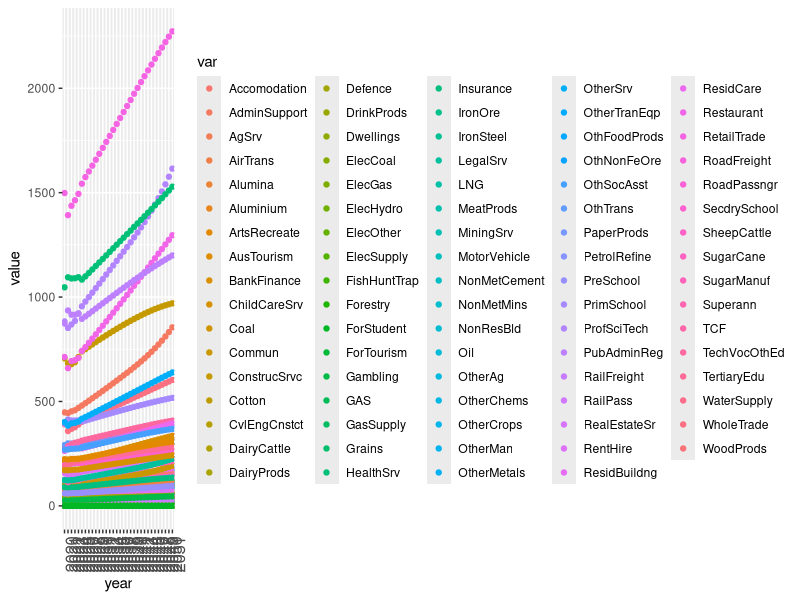
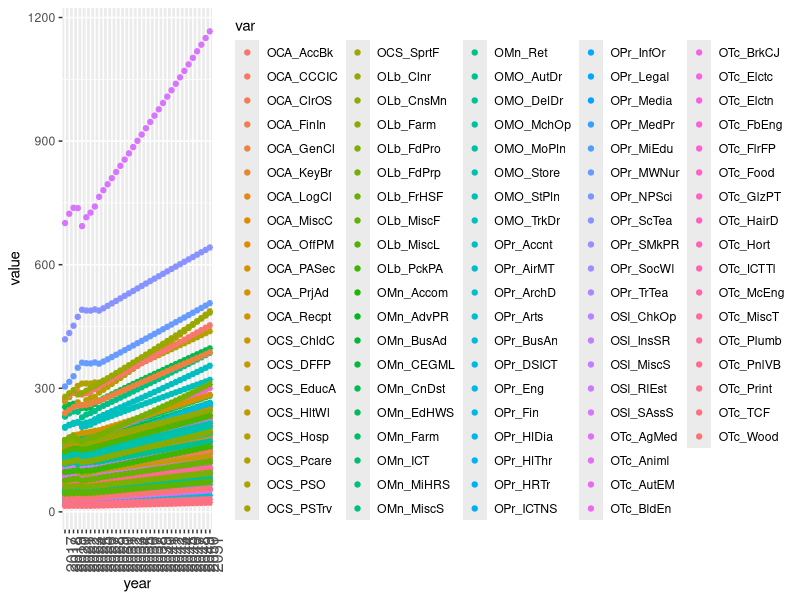
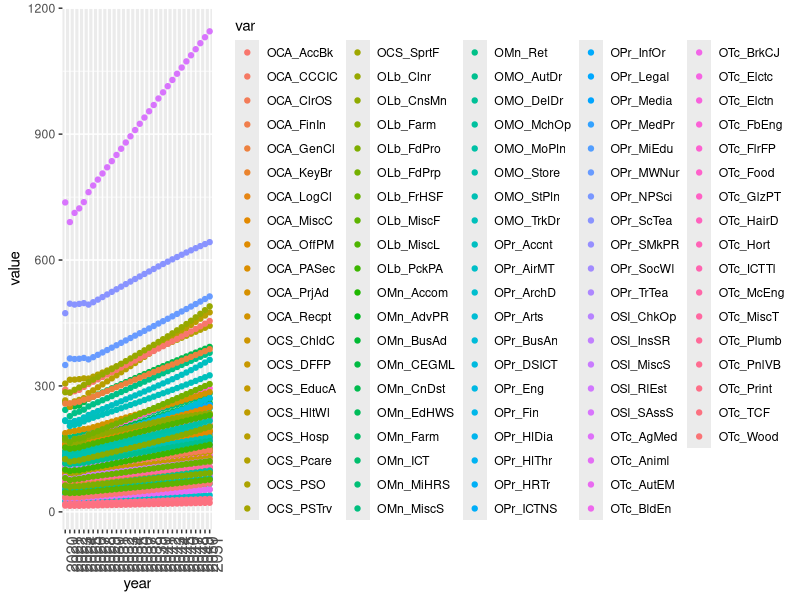

These figures' R source, in order:
library(tidyverse)
library(gganimate)


#functions

#loading data
load_data<-function(file="data/data.xlsx", sheet="Raw - Base", range="A1:AJ85", base="base"){

  data<-readxl::read_excel(path="data/data.xlsx", sheet=sheet, range=range)

  if (base=="base"){
    names(data)<-c("var", seq(2017, 2051, 1))
    data$state<-"base"
  }else if (base=="zero") {
    names(data)<-c("var", seq(2020, 2051, 1))
    data$state<-"zero"
  }

  else if (base=="misc_base") {

    names(data)<-c("var", seq(2020, 2050, 1))
    data$state<-"base"
    } else if(base=="misc_zero"){

      names(data)<-c("var", seq(2020, 2050, 1))
      data$state<-"zero"
    }

  data$var<-str_trim(gsub('[0-9.]', '', data$var))

  data<-data%>% pivot_longer(-c(var, state),
                             names_to="year",
                             values_to="value")

  data
}

#-----------data

#if (!exists("employ_base")) {
setwd("/Users/e5028514/Library/CloudStorage/OneDrive-VictoriaUniversity/econ/")

  #EMPLOY = employment data - total
  employ_base<-load_data("data/data.xlsx", sheet="Raw - Base", range="A1:AJ85")


  #EMPLOY97 = employment per occupation - total
  occupation_base<-load_data("data/data.xlsx", sheet="Raw - Base", range="A88:AJ185")


  #EMPLOY97 = employment per state - total
  employ_state_base<-load_data("data/data.xlsx", sheet="Raw - Base", range="A188:AJ196")

  #EMPLOY97 = employment - Qld
  employ_qld_base<-load_data("data/data.xlsx", sheet="Raw - Base", range="A199:AJ283")

  #EMPLOY97 = employment - WA
  employ_wa_base<-load_data("data/data.xlsx", sheet="Raw - Base", range="A286:AJ370")

  #EMPLOY97 = occupation - Qld
  occupation_qld_base<-load_data("data/data.xlsx", sheet="Raw - Base", range="A373:AJ470")

  #EMPLOY97 = occupation - WA
  occupation_wa_base<-load_data("data/data.xlsx", sheet="Raw - Base", range="A473:AJ570")

  #EMPLOY97 = employment - region sa4
  employ_sa4_base<-load_data("data/data.xlsx", sheet="Raw - Base", range="A573:AJ661")


  #---------zero

  #EMPLOY = employment data - total
  employ_zero<-load_data("data/data.xlsx", sheet="Raw - Zero", range="A1:AG85", base="zero")


  #EMPLOY97 = employment per occupation - total
  occupation_zero<-load_data("data/data.xlsx", sheet="Raw - Zero", range="A88:AG185", base="zero")

  #EMPLOY97 = employment per state - total z
  employ_state_zero<-load_data("data/data.xlsx", sheet="Raw - Zero", range="A188:AG196", base="zero")

  #EMPLOY97 = employment - Qld z
  employ_qld_zero<-load_data("data/data.xlsx", sheet="Raw - Zero", range="A199:AG283", base="zero")

  #EMPLOY97 = employment - WA
  employ_wa_zero<-load_data("data/data.xlsx", sheet="Raw - Zero", range="A286:AG370", base="zero")

  #EMPLOY97 = occupation - Qld
  occupation_qld_zero<-load_data("data/data.xlsx", sheet="Raw - Zero", range="A373:AG470", base="zero")

  #EMPLOY97 = occupation - WA
  occupation_wa_zero<-load_data("data/data.xlsx", sheet="Raw - Zero", range="A473:AG570", base="zero")

  #EMPLOY97 = employment - region sa4
  employ_sa4_zero<-load_data("data/data.xlsx", sheet="Raw - Zero", range="A573:AG661", base="zero")

  #----------------

#sheet: "Industry employment, Australia"
## Head count ('000 persons) employment by Industry, Australia
ind_employ_base<-load_data("data/data.xlsx", sheet="Industry employment, Australia", range="A3:AF84", base="misc_base")

ind_employ_zero<-load_data("data/data.xlsx", sheet="Industry employment, Australia", range="A87:AF168", base="misc_base")

#sheet: Occupation employment, Australi
#Head count ('000 persons) employment by Minor group occupation Australia

occ_employ_base<-load_data("data/data.xlsx", sheet="Occupation employment, Australi", range="A3:AF99", base="misc_base")

occ_employ_zero<-load_data("data/data.xlsx", sheet="Occupation employment, Australi", range="A102:AF198", base="misc_zero")

#sheet: Employment, State

employ_state_base<-load_data("data/data.xlsx", sheet="Employment, State", range="A3:AF11", base="misc_base")

employ_state_zero<-load_data("data/data.xlsx", sheet="Employment, State", range="A14:AF22", base="misc_zero")


#merge

employ<-bind_rows(employ_base,employ_zero)

occupation<-bind_rows(occupation_base,occupation_zero)

employ_state<-bind_rows(employ_state_base,employ_state_zero)

employ_qld<-bind_rows(employ_qld_base,employ_qld_zero)

employ_wa<-bind_rows(employ_wa_base,employ_wa_zero)

occupation_qld<-bind_rows(occupation_qld_base,occupation_qld_zero)

occupation_wa<-bind_rows(occupation_wa_base,occupation_wa_zero)

employ_sa4<-bind_rows(employ_sa4_base,employ_sa4_zero)

ind_employ<-bind_rows(ind_employ_base,ind_employ_zero)

occ_employ<-bind_rows(occ_employ_base,occ_employ_zero)

employ_state<-bind_rows(employ_state_base, employ_state_zero)

#exploration and dataviz

### employ

employ%>%write_csv("employ.csv")

employ%>% filter(state=="base" & var=="SheepCattle")%>%
  ggplot(aes(x=year, y=value,
           colour=var))+
  geom_point()+
  transition_states(
    year
  )+
  enter_fade() +
  exit_shrink() +
  ease_aes('sine-in-out')



  theme(
    axis.text.x = element_text(angle = 90, size = 12)
  )

employ%>% filter(state=="zero")%>%
  ggplot(aes(x=year, y=value,
             colour=var))+
  geom_point()+
  theme(
    axis.text.x = element_text(angle = 90, size = 12)
  )

## occupation

occupation%>% filter(state=="base")%>%
  ggplot(aes(x=year, y=value,
             colour=var))+
  geom_point()+
  theme(
    axis.text.x = element_text(angle = 90, size = 12)
  )

occupation%>% filter(state=="zero")%>%
  ggplot(aes(x=year, y=value,
             colour=var))+
  geom_point()+
  theme(
    axis.text.x = element_text(angle = 90, size = 12)
  )
